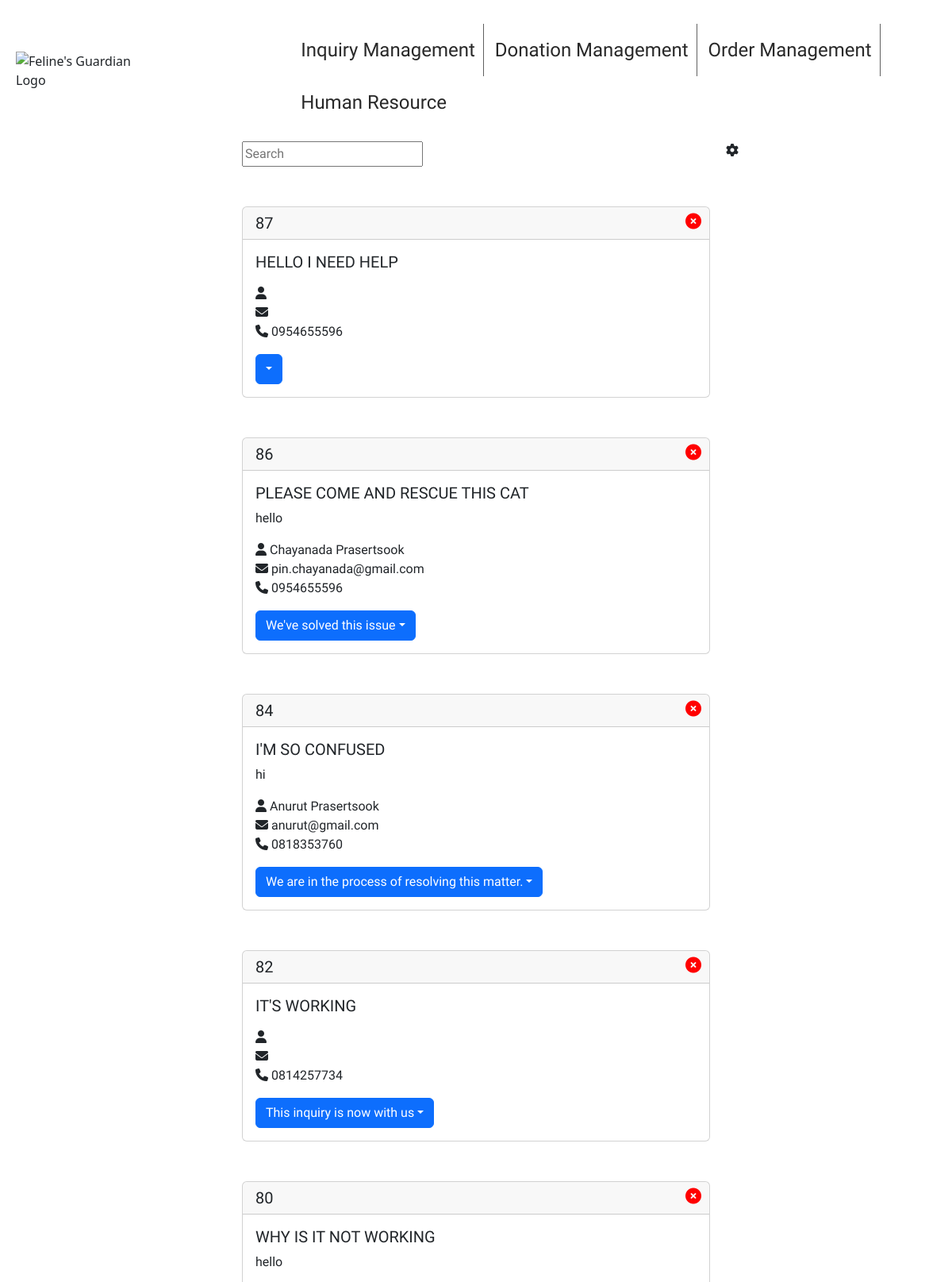
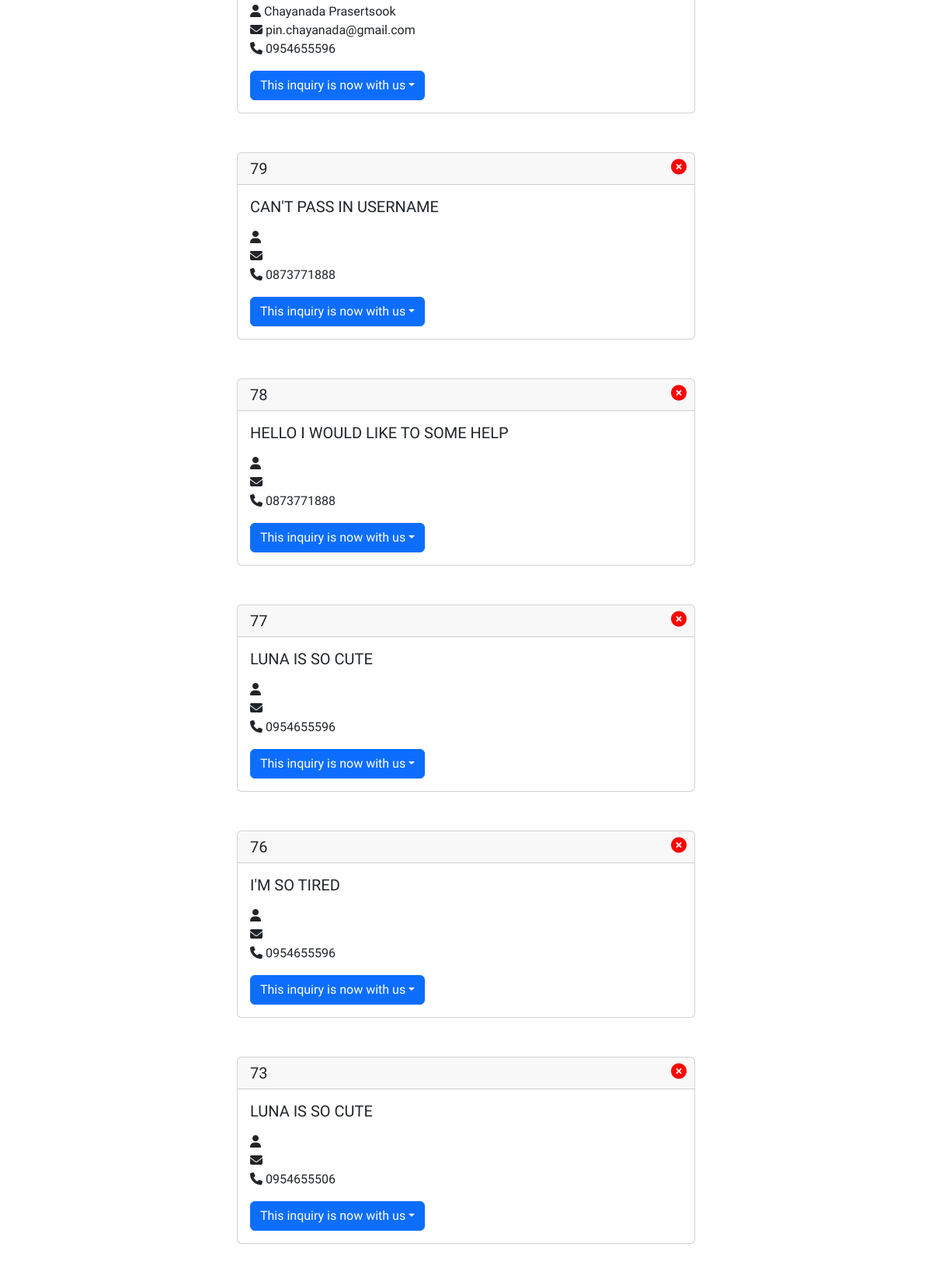
Screenshot of /inquiry_management (upper part) with the database file from the repository (2 pictures, top to bottom).
### tables this page shows
CREATE TABLE inquiry (id INTEGER PRIMARY KEY AUTOINCREMENT NOT NULL, issue TEXT NOT NULL, session TEXT, information TEXT, progression TEXT);

CREATE TABLE users (id INTEGER NOT NULL, firstname TEXT, lastname TEXT, email TEXT, telephone TEXT);

### app.py (the view)
@app.route('/inquiry_management')
def inquiry_management():
    db.execute('UPDATE inquiry SET progression = "This inquiry is now with us" WHERE progression IS NULL')
    con.commit()
    db.execute('SELECT inquiry.id, inquiry.issue, inquiry.information, inquiry.progression, users.firstname, users.lastname, users.email, users.telephone FROM inquiry FULL OUTER JOIN users ON inquiry.id = users.id ORDER BY inquiry.id DESC')
    users = db.fetchall()
    db.execute('SELECT * FROM progression')
    all_progression = db.fetchall()
    return render_template('inquiry_management.html', users=track(users), options=track_progression(all_progression))

### app.py (called while the page is built)
def track(people):
    list = []
    column_name = ['id', 'issue', 'information', 'progression', 'first_name', 'last_name', 'email', 'telephone']
    counter = 0
    for person in people:
        dict = {}
        if person:
            for x in range(len(person)):
                if person[x]:
                    dict.setdefault(column_name[x], person[x])
            list.insert(counter, dict)
            counter += 1
    return list

def track_progression(options):
    list = []
    column_name = ['id', 'option', 'edit_option']
    counter = 0
    for option in options:
        dict = {}
        for x in range(len(option)):
            dict.setdefault(column_name[x], option[x])
        list.insert(counter, dict)
        counter += 1
    return list

### templates/inquiry_management.html (shortened to what this page needs)
{% extends "admin_layout.html" %}
{% block body %}
    <div class="Urbanist">
        <div class="grid-container grid-search">
            <div class="search-box">
                <input type="search" data-search placeholder="Search">
            </div>
            <div class="setting-tab dropdown">
                <i class="fa-solid fa-gear" data-bs-toggle="dropdown" aria-expanded="false"></i>
            </div>
        </div>
        {% for user in users %}
            <div class="grid-container grid-box">
                <div class="card">
                    <h5 class="card-header">{{ user.id }}<a href="/delete_inquiry?sid={{ user.id }}"><i class="fa-solid fa-circle-xmark delete-button"></i></a></h5>
                    <div class="card-body">
                        <h5 class="card-title">{{ user.issue }}</h5>
                        <p class="card-text">{{ user.information }}</p>
                        <p class="card-text">
                            <i class="fa-solid fa-user"></i><span class="card-user"> {{ user.first_name }} {{ user.last_name }} <br></span>
                            <i class="fa-solid fa-envelope"></i><span class="card-email"> {{ user.email }} <br></span>
                            <i class="fa-solid fa-phone"></i><span class="card-phone"> {{ user.telephone }} <br></span>
                        </p>
                        <div class="flex-container">
                            <div class="dropdown">
                                <button class="btn btn-primary dropdown-toggle" type="button" data-bs-toggle="dropdown" aria-expanded="false">{{ user.progression }}</button>
                            </div>
                        </div>
                    </div>
                </div>
            </div>
        {% endfor %}
    </div>
{% endblock %}

### templates/admin_layout.html (shortened to what this page needs)
<!DOCTYPE html>
<html lang="en">
    <head>
        <link href="https://cdn.jsdelivr.net/npm/bootstrap@5.3.3/dist/css/bootstrap.min.css" rel="stylesheet">
        <link href="/static/style.css" rel="stylesheet" >
        <link href="/static/normalize.css" rel="stylesheet" >
        <link href="/static/button.css" rel="stylesheet">
        <link href="/static/popup.css" rel="stylesheet">
    </head>
    <body>
        <header class="grid-header admin-header">
            <a href="/" class="logo"><img src="/static/media/Feline's Guardian Logo.png" alt="Feline's Guardian Logo"></a>
            <nav class="nav-bar admin-nav">
                <ul>
                    <li class="nav-element"><a href="/inquiry_management">Inquiry Management</a></li>
                    <li class="nav-element"><a href="">Donation Management</a></li>
                    <li class="nav-element"><a href="">Order Management</a></li>
                    <li class="nav-element"><a href="">Human Resource</a></li>
                </ul>
            </nav>
        </header>
        <main>
            {% block body %}{% endblock %}
        </main>
    </body>
</html>

### static/style.css (style rules this page uses)
a { color: inherit; text-decoration: none; }
body { padding: 0 auto; }
header { padding: 0 20px; }
.grid-header { display: grid; grid-template-columns: repeat(7, 1fr); gap: 20px; align-items: center; position: relative; }
.admin-header { grid-template-areas: "logo nav nav nav nav nav nav"; }
.grid-header img { grid-area: logo; width: 100%; height: auto; }
.nav-bar { grid-area: nav; list-style: none; padding-left: 30px; margin-top: 30px; font-family: 'Urbanist'; }
.nav-bar ul>li:first-child { border-right: 1px solid #606060; }
.nav-element { display: inline-block; padding: 15px 10px; color: #292929; text-align: left; font-size: 1.5rem; }
.admin-nav { grid-area: nav; padding-left: 15%; }
.admin-nav ul>li { border-right: 1px solid #606060; }
.admin-nav ul>li:last-child { border: none; }
.grid-container { display: grid; grid-template-columns: repeat(4, 1fr); gap: 20px; }
.grid-box { grid-template-areas: '. box box .'; }
.grid-search { grid-template-areas: '. search search setting'; }
.card { grid-area: box; position: relative; margin-bottom: 50px; }
.search-box { grid-area: search; position: relative; margin-bottom: 50px; }
.setting-tab { grid-area: setting; }
.delete-button { position: absolute; right: 10px; color: red; cursor: pointer; }
.flex-container { display: flex; align-items: flex-start; position: relative; }
input[type="text"],input[type="password"],input[type="search"],input[type="submit"] { font-family: 'Urbanist'; padding-top: 5px; padding-bottom: 5px; }
.Urbanist { font-family: 'Urbanist'; }

### rows the page displays
inquiry: id "87", issue "HELLO I NEED HELP", telephone "0954655596"
inquiry: id "86", issue "PLEASE COME AND RESCUE THIS CAT", information "hello", first_name "Chayanada", last_name "Prasertsook", email "pin.chayanada@gmail.com", telephone "0954655596", progression "We've solved this issue"
inquiry: id "84", issue "I'M SO CONFUSED", information "hi", first_name "Anurut", last_name "Prasertsook", email "anurut@gmail.com", telephone "0818353760", progression "We are in the process of resolving this matter."
inquiry: id "82", issue "IT'S WORKING", telephone "0814257734", progression "This inquiry is now with us"
inquiry: id "80", issue "WHY IS IT NOT WORKING", information "hello", first_name "Chayanada", last_name "Prasertsook", email "pin.chayanada@gmail.com", telephone "0954655596", progression "This inquiry is now with us"
inquiry: id "79", issue "CAN'T PASS IN USERNAME", telephone "0873771888", progression "This inquiry is now with us"
inquiry: id "78", issue "HELLO I WOULD LIKE TO SOME HELP", telephone "0873771888", progression "This inquiry is now with us"
inquiry: id "77", issue "LUNA IS SO CUTE", telephone "0954655596", progression "This inquiry is now with us"
inquiry: id "76", issue "I'M SO TIRED", telephone "0954655596", progression "This inquiry is now with us"
inquiry: id "73", issue "LUNA IS SO CUTE", telephone "0954655506", progression "This inquiry is now with us"
